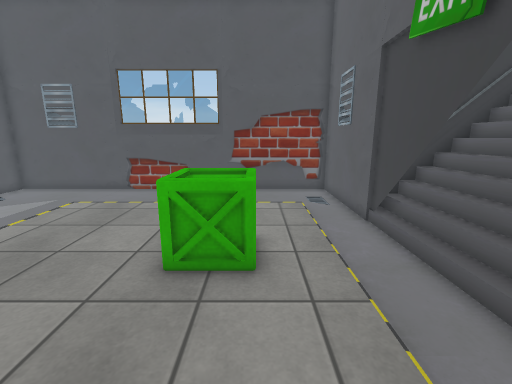
view 1 (above)

12 first-person views from a walk through a 3-D level made in the Unity game engine. The camera is 1.5 m above the floor, tilts 12° down and sees 90° across. The floor is counted in squares, 0.5 m on a side. Each view is taken from the middle of a square. On the plan, view 1 faces up. The plan holds only what a view shows up to about 19 squares ahead; the rest is blank. The place goes on beyond the plan. Some surface patterns are stand-ins.

view 2
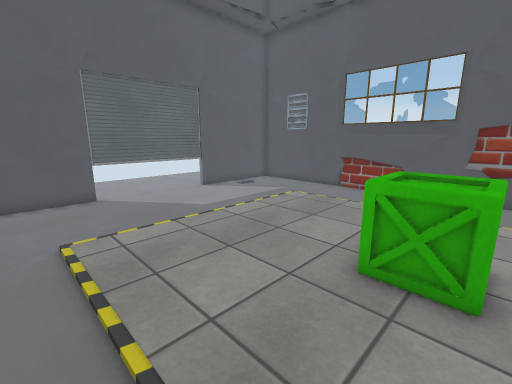

view 3
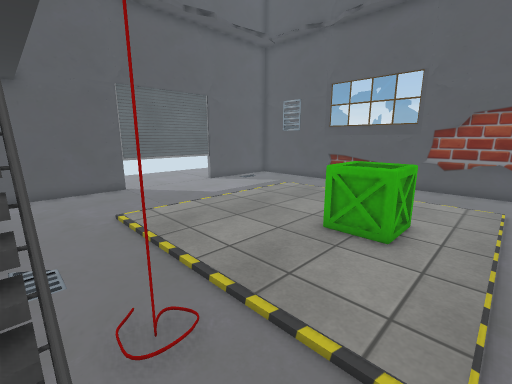

view 4
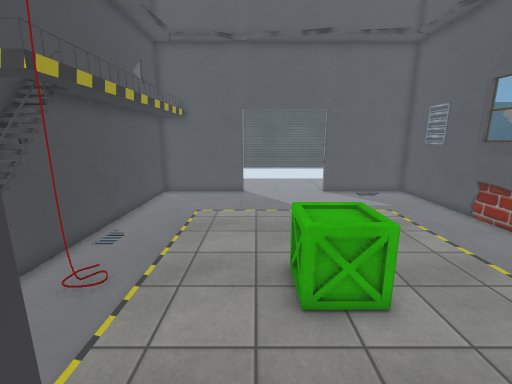

view 5
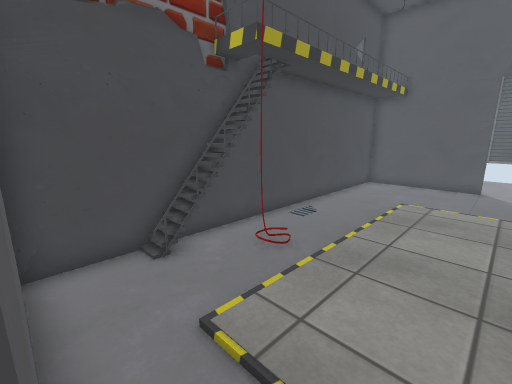

view 6
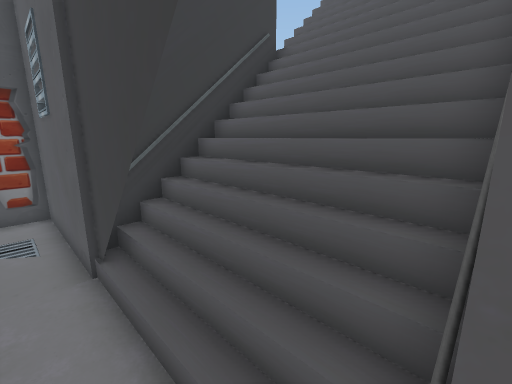

view 7
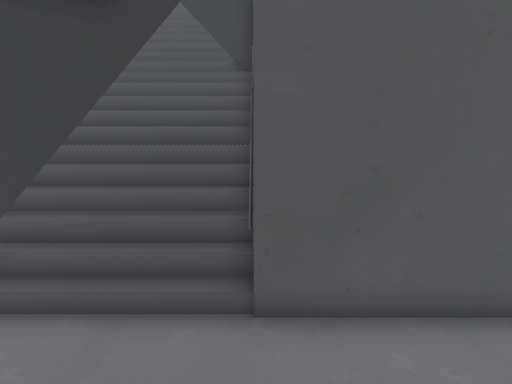

view 8
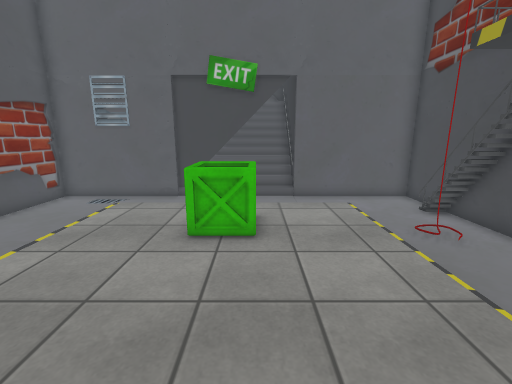

view 9
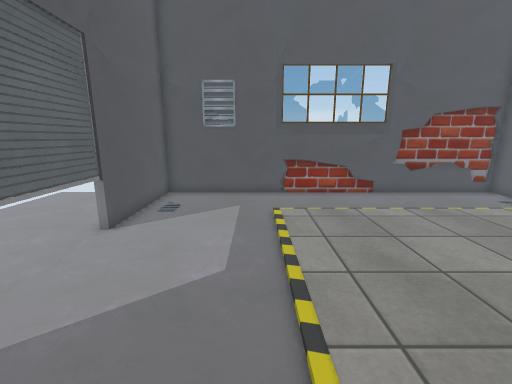

view 10
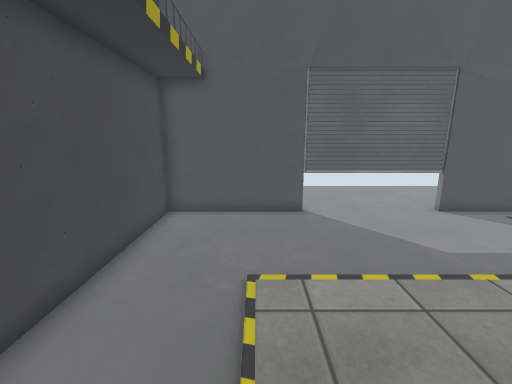

view 11
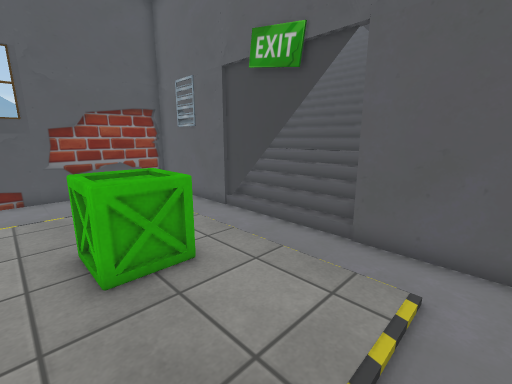

view 12
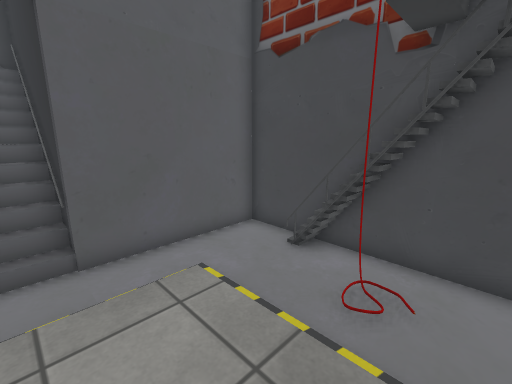

### Floor plan
Key: @ floor where view 1 was taken; # wall or solid block; . main floor; : floor 0.5 m higher than the main floor; - floor 0.5 m lower than the main floor; / step, stairs or slope; O other object.
Columns run from 14 left of view 1 to 15 right of it. Each row starts with its distance up from view 1.
 15 ###################
 14 #.................#
 13 #.................#
 12 #-...............-#
 11 #.................#
 10 #.................#
  9 #.................#######/////
  8 #.................#://////////
  7 #...........OOO...#://// /////
  6 #...........OOO...#:////#////
  5 #...........OOO...//////#///
  4 #.................//////#//
  3 #.................#######
  2 #.................#
  1 #.................#
  0 #.............@...#
 -1 #.................#
 -2 #........-..##OO..#
 -3 ###################

Where each view was taken, in squares from view 1:
view 1: 0 up, 0 right, facing up
view 2: 0 up, 0 right, facing up-left
view 3: 2 down, 2 right, facing up-left
view 4: 4 up, 5 right, facing left
view 5: 4 up, 4 right, facing down-left
view 6: 3 up, 3 right, facing up-right
view 7: 3 up, 0 right, facing right
view 8: 5 up, 9 left, facing right
view 9: 1 up, 9 left, facing up
view 10: 1 up, 3 left, facing left
view 11: 0 up, 3 left, facing up-right
view 12: 4 up, 3 left, facing down-right
